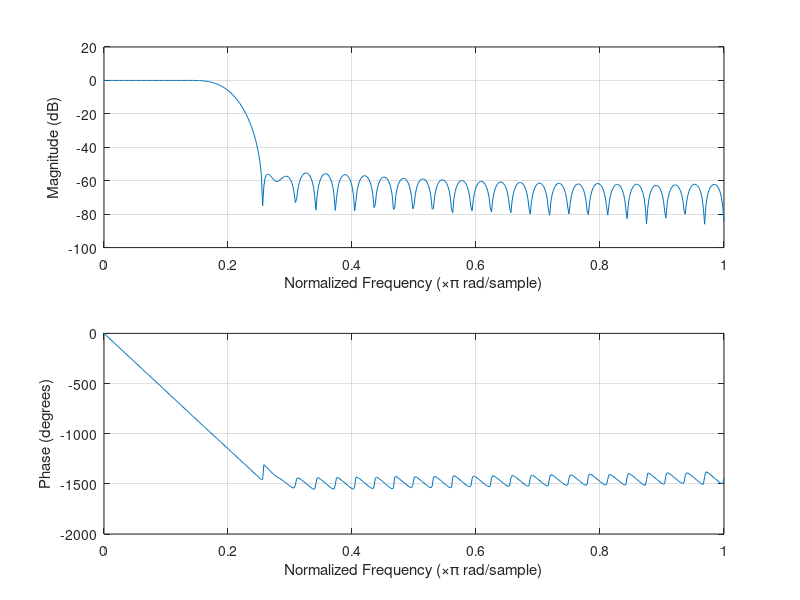

MATLAB code for this plot:
clear;
clc;
close all;
pkg load signal;

function window = hamming_window(N,a_0=25/46)
  a_1=1-a_0;
  n=0:N-1;
  window = (a_0-a_1*cos((2*pi*n)/N));
end

function window = blackman_window(N, alpha=0)
  if(alpha > 0)
    a_0=(1-alpha)/2;
    a_1=1/2;
    a_2=alpha/2;
  else
    a_0=7938/18608;
    a_1=9240/18608;
    a_2=1430/18608;
  end


  window = (a_0-a_1*cos((2*pi*n)/N)+a_2*cos((4*pi*n)/N));
end

Fs=100;
Ts=1/Fs;
cutoff_f=10;
integer_scale=1000;

N=64;
n=0:N-1;
t=n*Ts;
f=n*Fs/N;

output_filter=sinc((cutoff_f*2/Fs)*(n-N/2))*(cutoff_f*2);
#plot(abs(fft(output_filter)))
#window=ones(1,N); # Rectangle window
window=hamming(N)';
#window=blackman(N)';
output_filter=output_filter.*window;
#freqz(output_filter, fs=Fs);
output_filter_int = round(output_filter*integer_scale);
freqz(output_filter_int/integer_scale, fs=Fs);
for i = 1:N
  if(mod(i,8)==1)
    printf("\n");
  end
  printf("%8d, ",output_filter_int(i));
end
printf("\n");
